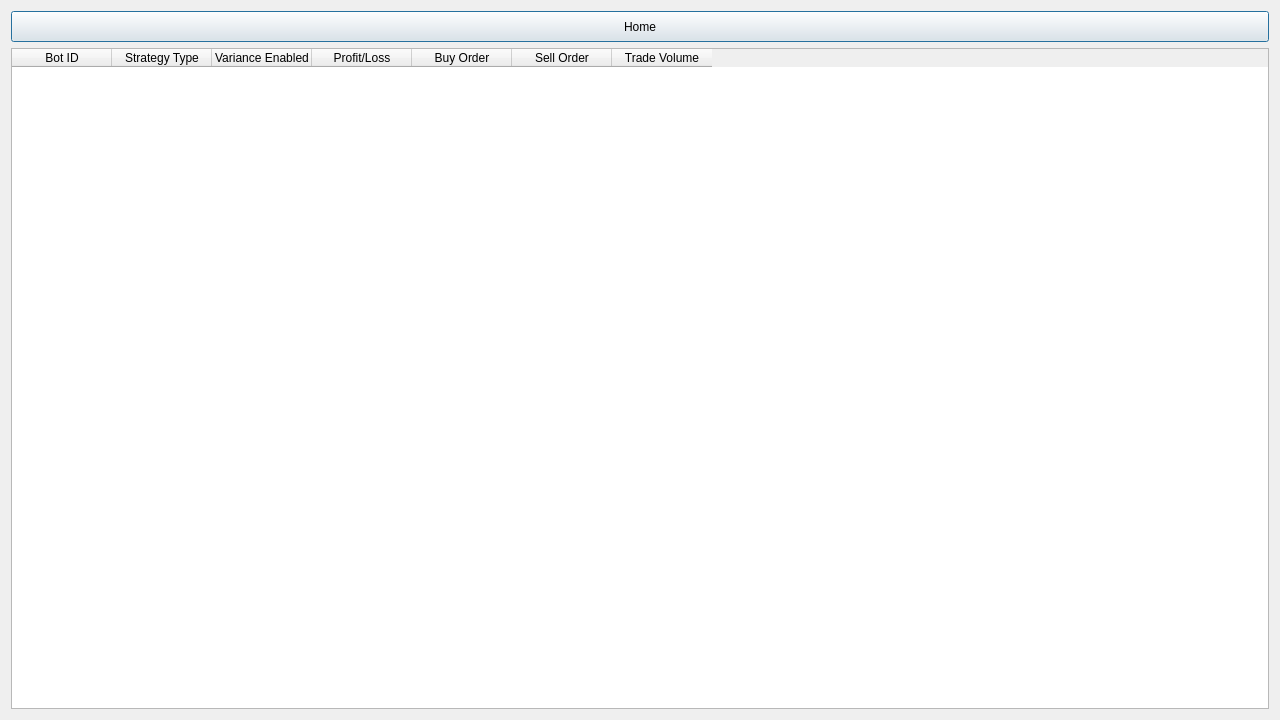
<?xml version="1.0" encoding="UTF-8"?>
<ui version="4.0">
 <class>botsoverview</class>
 <widget class="QDialog" name="botsoverview">
  <property name="geometry">
   <rect>
    <x>0</x>
    <y>0</y>
    <width>1280</width>
    <height>720</height>
   </rect>
  </property>
  <property name="windowTitle">
   <string>Dialog</string>
  </property>
  <layout class="QGridLayout" name="gridLayout">
   <item row="1" column="0">
    <widget class="QPushButton" name="Home_Button">
     <property name="minimumSize">
      <size>
       <width>0</width>
       <height>31</height>
      </size>
     </property>
     <property name="text">
      <string>Home</string>
     </property>
    </widget>
   </item>
   <item row="2" column="0">
    <widget class="QTableWidget" name="tableWidget_Bot_Data">
     <property name="minimumSize">
      <size>
       <width>256</width>
       <height>192</height>
      </size>
     </property>
     <property name="maximumSize">
      <size>
       <width>1920</width>
       <height>1080</height>
      </size>
     </property>
     <property name="editTriggers">
      <set>QAbstractItemView::EditTrigger::NoEditTriggers</set>
     </property>
     <attribute name="verticalHeaderVisible">
      <bool>true</bool>
     </attribute>
     <attribute name="verticalHeaderCascadingSectionResizes">
      <bool>false</bool>
     </attribute>
     <column>
      <property name="text">
       <string>Bot ID</string>
      </property>
     </column>
     <column>
      <property name="text">
       <string>Strategy Type</string>
      </property>
     </column>
     <column>
      <property name="text">
       <string>Variance Enabled</string>
      </property>
     </column>
     <column>
      <property name="text">
       <string>Profit/Loss</string>
      </property>
     </column>
     <column>
      <property name="text">
       <string>Buy Order</string>
      </property>
     </column>
     <column>
      <property name="text">
       <string>Sell Order</string>
      </property>
     </column>
     <column>
      <property name="text">
       <string>Trade Volume</string>
      </property>
     </column>
    </widget>
   </item>
  </layout>
 </widget>
 <resources/>
 <connections/>
</ui>
